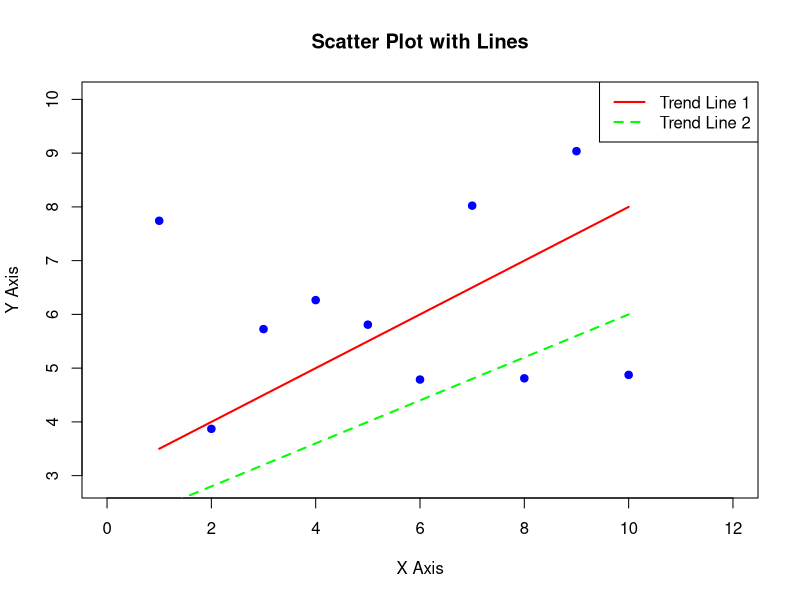

Generate this figure with R:
# 데이터 생성
set.seed(42)  # For reproducibility
x <- 1:10
y <- rnorm(10, mean = 5, sd = 2)
y_trend <- 0.5 * x + 3

# 기본 산점도 생성
plot(x, y, 
     main = "Scatter Plot with Lines", 
     xlab = "X Axis", 
     ylab = "Y Axis", 
     pch = 19, 
     col = "blue", 
     xlim = c(0, 12), 
     ylim = c(min(y) - 1, max(y) + 1))

# 데이터 점들에 선 추가
lines(x, y_trend, 
      col = "red", 
      lwd = 2, 
      lty = 1)

# 선을 추가하여 데이터의 트렌드 시각화
# 다른 선 추가
y_trend2 <- 0.4 * x + 2
lines(x, y_trend2, 
      col = "green", 
      lwd = 2, 
      lty = 2)

# 추가 선 및 점의 범례 추가
legend("topright", 
       legend = c("Trend Line 1", "Trend Line 2"), 
       col = c("red", "green"), 
       lwd = 2, 
       lty = c(1, 2))

